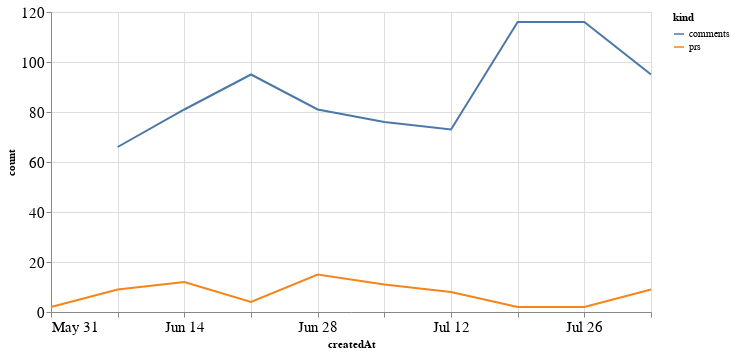

This figure's notebook cell:
### Code cell
alt.Chart(total_time, width=600).mark_line().encode(
    x='createdAt',
    y='count',
    color='kind'
)

### Figure 1 — Vega-Lite specification as saved in the notebook (floating-point values rounded to 4 significant figures)
{"config": {"axisLeft": {"labelFontSize": 15}, "axisBottom": {"labelFontSize": 15}}, "data": {"name": "data-926b23d6bed53531a33c50f6256d26b3"}, "mark": "line", "encoding": {"color": {"type": "nominal", "field": "kind"}, "x": {"type": "temporal", "field": "createdAt"}, "y": {"type": "quantitative", "field": "count"}}, "width": 600, "$schema": "https://vega.github.io/schema/vega-lite/v4.8.1.json", "datasets": {"data-926b23d6bed53531a33c50f6256d26b3": [{"createdAt": "2020-05-31T00:00:00", "kind": "prs", "count": 2.0}, {"createdAt": "2020-06-07T00:00:00", "kind": "prs", "count": 9.0}, {"createdAt": "2020-06-14T00:00:00", "kind": "prs", "count": 12.0}, {"createdAt": "2020-06-21T00:00:00", "kind": "prs", "count": 4.0}, {"createdAt": "2020-06-28T00:00:00", "kind": "prs", "count": 15.0}, {"createdAt": "2020-07-05T00:00:00", "kind": "prs", "count": 11.0}, {"createdAt": "2020-07-12T00:00:00", "kind": "prs", "count": 8.0}, {"createdAt": "2020-07-19T00:00:00", "kind": "prs", "count": 2.0}, {"createdAt": "2020-07-26T00:00:00", "kind": "prs", "count": 2.0}, {"createdAt": "2020-08-02T00:00:00", "kind": "prs", "count": 9.0}, {"createdAt": "2020-05-31T00:00:00", "kind": "comments", "count": null}, {"createdAt": "2020-06-07T00:00:00", "kind": "comments", "count": 66.0}, {"createdAt": "2020-06-14T00:00:00", "kind": "comments", "count": 81.0}, {"createdAt": "2020-06-21T00:00:00", "kind": "comments", "count": 95.0}, {"createdAt": "2020-06-28T00:00:00", "kind": "comments", "count": 81.0}, {"createdAt": "2020-07-05T00:00:00", "kind": "comments", "count": 76.0}, {"createdAt": "2020-07-12T00:00:00", "kind": "comments", "count": 73.0}, {"createdAt": "2020-07-19T00:00:00", "kind": "comments", "count": 116.0}, {"createdAt": "2020-07-26T00:00:00", "kind": "comments", "count": 116.0}, {"createdAt": "2020-08-02T00:00:00", "kind": "comments", "count": 95.0}]}}
